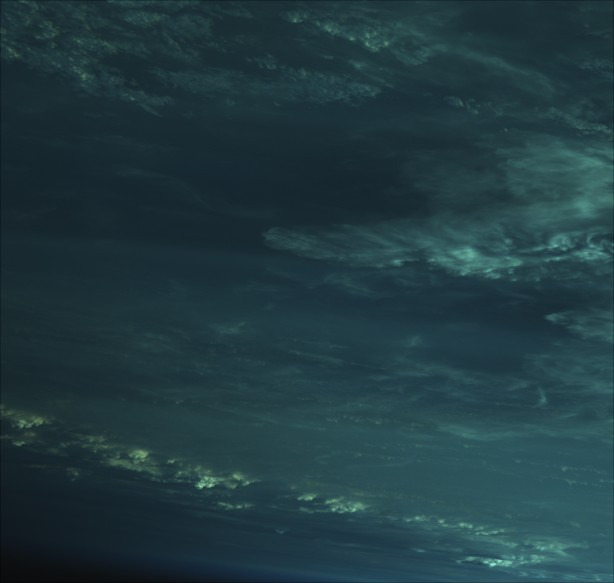
#> input picture results/preliminary/testset/original/img_msec_1536095035794_2_thumbnail.jpeg, 614 x 583 px; its folder holds 4 pictures in this run
$ python plot_histograms.py -i preliminary/testset/original/img_msec_1536095035794_2_thumbnail.jpeg -d out
#> lines starting #> are read from the running program, lines starting #| are printed output that depends on the picture; pictures that were not available may be replaced by others from this repository, and a replacement may not be noted
import os
import argparse
import cv2
import pandas as pd
import numpy as np
import matplotlib.pyplot as plt
import glob
from palettable.colorbrewer.diverging import RdYlBu_5

def plot_grayscale_histogram(original_image, denoised_image, fig_filepath, xlim=(0, 256), color=None, fill=False):
  # Plot the grayscale historgrams of original image + denoised
  plt.figure(figsize=(10, 4))

  def draw_histogram(image, label, xlim, color=None, fill=False):
    image_gray = cv2.cvtColor(image, cv2.COLOR_BGR2GRAY)
    hist = cv2.calcHist([image_gray], [0], None, [256], [0, 256])
    plt.plot(hist, label=label, color=color)
    if fill is True:
      plt.fill_between(np.arange(256), hist.ravel(), color=color, alpha=0.4)
    plt.xlim(xlim)

  # Plot grayscale histogram for the original and denoisd images
  draw_histogram(original_image, "Original", xlim, color, fill)
  draw_histogram(denoised_image, "Denoised", xlim, color, fill)

  plt.xlabel('Pixel Intensity')
  plt.ylabel('Frequency')
  plt.legend()
  plt.savefig(fig_filepath, format="svg")


def plot_rgb_histogram(image, fig_filepath, xlim=(0, 256), ylim=None):
  fig, axes = plt.subplots(3, 1, figsize=(4, 9))
  colors = ('r', 'g', 'b')
  color_names = ('Red', 'Green', 'Blue')

  for i, (col, color_name) in enumerate(zip(colors, color_names)):
    hist = cv2.calcHist([image], [i], None, [256], [0, 256])
    axes[i].plot(hist, color=col)
    axes[i].fill_between(np.arange(256), hist.ravel(), color=col, alpha=0.4)
    axes[i].set_xlim(xlim)
    if ylim:
      axes[i].set_ylim(ylim)
    axes[i].set_title(f'{color_name} Channel ', y=1.0, pad=-14, loc='right')
    axes[i].set_ylabel('Pixel Frequency')
    if i == 2:
      axes[i].set_xlabel('Pixel Intensity')
    plt.tight_layout()
    plt.savefig(fig_filepath, format="svg")


def plot_all_histograms(original_image_path, output_dirpath, xlim=(0, 256)):
  # Check if the path is a directory
#> called with output_dirpath = 'out', xlim = (0, 256)
  if os.path.isdir(original_image_path):
    # List all .jpeg images in the directory that do not contain "noised" or "denoised" in their filename
    image_files = glob.glob(os.path.join(original_image_path, '*.jpeg'))
    image_files = [f for f in image_files if "noised" not in f and "denoised" not in f]

  else:
    # If it's not a directory, use the provided single file
    image_files = [original_image_path]

  for img_path in image_files:
    # Load and resize the original image
    original_image = cv2.imread(img_path)
#> original_image is the input picture: shape (583, 614, 3); mean B, G, R 65, 58.8, 33.1
    original_image = cv2.resize(original_image, (224, 224))
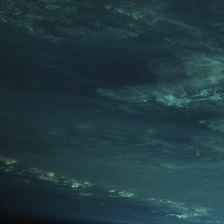
#> original_image: shape (224, 224, 3); mean B, G, R 65, 58.8, 33

    # Load the denoised image
    denoised_image_filepath = img_path.replace('.jpeg', '.denoised.jpeg')
    denoised_image = cv2.imread(denoised_image_filepath)

    # Find maximum y-value across both original and denoise image
    # Use this value as the max y-axis value for both histograms
    max_hist_value = 0
    for image in [original_image, denoised_image]:
      for i in range(3):
        hist = cv2.calcHist([image], [i], None, [xlim[1]], [xlim[0], xlim[1]])
        max_hist_value = max(max_hist_value, hist.max())
#> this loop made 2 passes

    # Construct the file path of the histogram svg files
    original_histogram_filepath = f"{output_dirpath}/{img_path.split('/')[-1].replace('.jpeg', '.histogram.rgb.svg')}"
    denoised_histogram_filepath = f"{output_dirpath}/{denoised_image_filepath.split('/')[-1].replace('.denoised.jpeg', '.histogram.rgb.denoised.svg')}"

    # Plot RGB histograms
    plot_rgb_histogram(original_image, fig_filepath=original_histogram_filepath, xlim=xlim, ylim=(0, max_hist_value))
#> the loop in plot_rgb_histogram, `for i, (col, color_name) in enumerate(zip(colors, color_names)):` made 3 passes
#> pass 1, in plot_rgb_histogram, `plt.savefig(fig_filepath, format="svg")`:
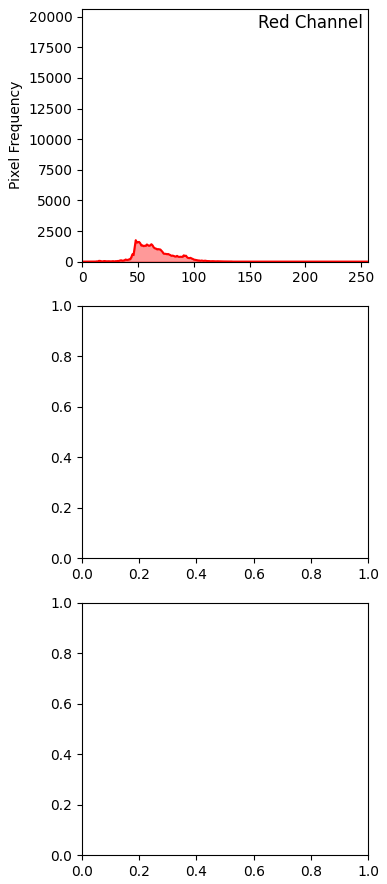
#> figure drawn by matplotlib, 1 panel; curve peaks at x = 48, y = 1751
    plot_rgb_histogram(denoised_image, fig_filepath=denoised_histogram_filepath, xlim=xlim, ylim=(0, max_hist_value))

    # Plot Grayscale histogram
    grayscale_histogram_filepath = f"{output_dirpath}/{img_path.split('/')[-1].replace('.jpeg', '.histogram.grayscale.svg')}"
    plot_grayscale_histogram(original_image, denoised_image, grayscale_histogram_filepath, xlim=xlim)
#> in draw_histogram, `image_gray = cv2.cvtColor(image, cv2.COLOR_BGR2GRAY)`:
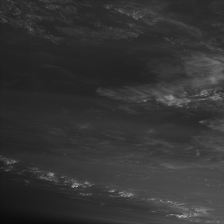
#> image_gray: shape (224, 224); min 9, max 186, mean 51.8
#> in draw_histogram, `hist = cv2.calcHist([image_gray], [0], None, [256], [0, 256])`: hist = 256 values, max 1708 at index 37, min 0 at index 0, mean 196
#> call 2 of draw_histogram, with label = 'Denoised', xlim = (0, 256), fill = False
#> in draw_histogram (call 2), `image_gray = cv2.cvtColor(image, cv2.COLOR_BGR2GRAY)`:
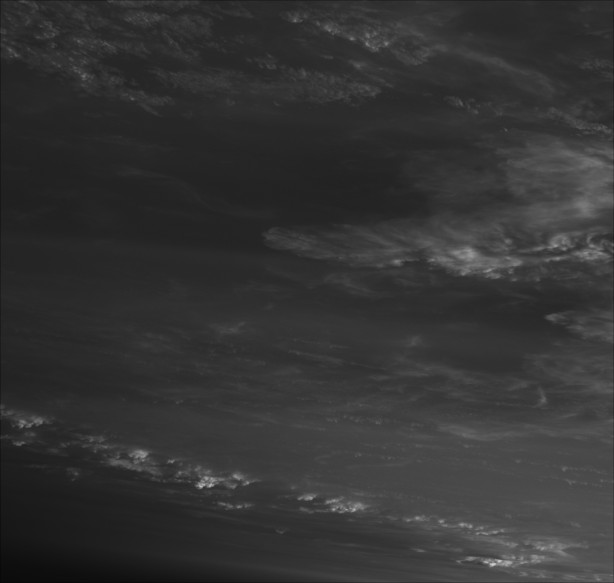
#> image_gray: shape (583, 614); min 6, max 209, mean 51.8
#> in draw_histogram (call 2), `hist = cv2.calcHist([image_gray], [0], None, [256], [0, 256])`: hist = 256 values, max 12208 at index 37, min 0 at index 0, mean 1398.3
#> in plot_grayscale_histogram, `plt.savefig(fig_filepath, format="svg")`:
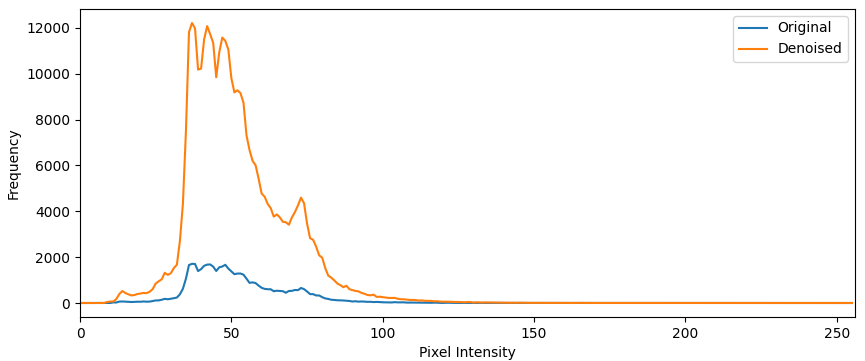
#> figure drawn by matplotlib, 1 panel; curve peaks at x = 37, y = 1708; curve peaks at x = 37, y = 12208

if __name__ == '__main__':
  parser = argparse.ArgumentParser()
  parser.add_argument('--image_original', '-i',  required=True,  type=str, help='The image file or folder path')
  parser.add_argument('--output_dir',     '-d',  required=True,  type=str, help='The output director where the generated histograms will be saved')
  parser.add_argument('--xlim0',          '-x0', required=False, type=int, default=0,   help='The x-axis lower limit')
  parser.add_argument('--xlim1',          '-x1', required=False, type=int, default=256, help='The x-axis upper limit')
  args = parser.parse_args()

  plot_all_histograms(args.image_original, args.output_dir, xlim=(args.xlim0, args.xlim1))
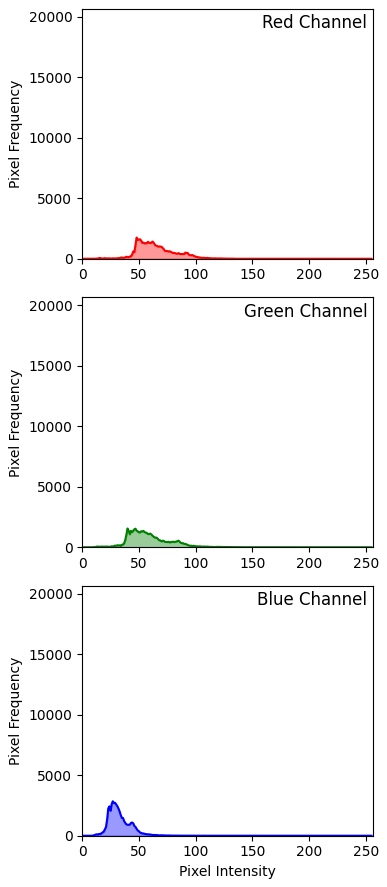
#> figure drawn by matplotlib, 3 panels; panel 1: curve peaks at x = 48, y = 1751; panel 2: curve peaks at x = 40, y = 1551; panel 3: curve peaks at x = 27, y = 2845
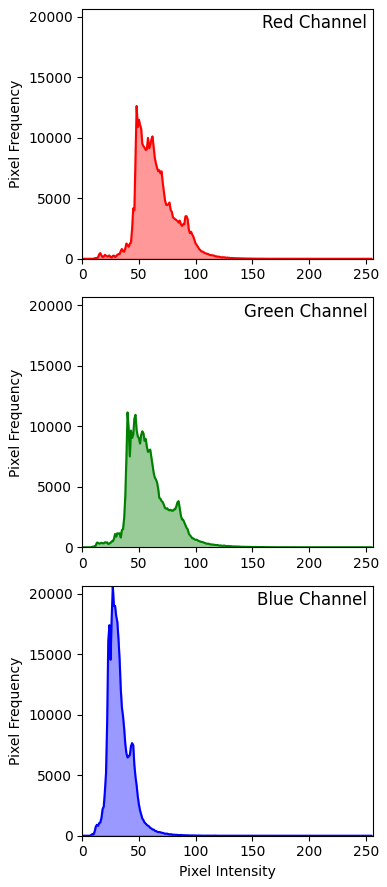
#> figure drawn by matplotlib, 3 panels; panel 1: curve peaks at x = 48, y = 12620; panel 2: curve peaks at x = 40, y = 11139; panel 3: curve peaks at x = 27, y = 20631

$ run again, on results/preliminary/testset/original/img_msec_1597977418041_2_thumbnail.jpeg
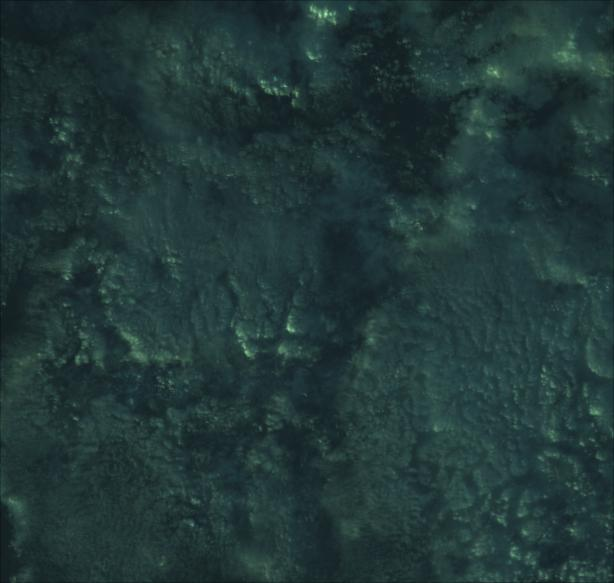
#> input picture results/preliminary/testset/original/img_msec_1597977418041_2_thumbnail.jpeg, 614 x 583 px
#> in plot_all_histograms, original_image is the input picture: shape (583, 614, 3); mean B, G, R 56, 56.1, 33.7
#> original_image: shape (224, 224, 3)
#> the loop in plot_all_histograms, `for image in [original_image, denoised_image]:` made 2 passes
#> in draw_histogram, `image_gray = cv2.cvtColor(image, cv2.COLOR_BGR2GRAY)`:
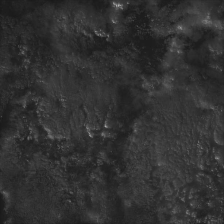
#> image_gray: shape (224, 224); min 25, max 180, mean 49.2
#> hist = 256 values, max 1921 at index 50, min 0 at index 0, mean 196
#> image_gray: shape (583, 614)
#> `plot_all_histograms(args.image_original, args.output_dir, xlim=(args.x..`:
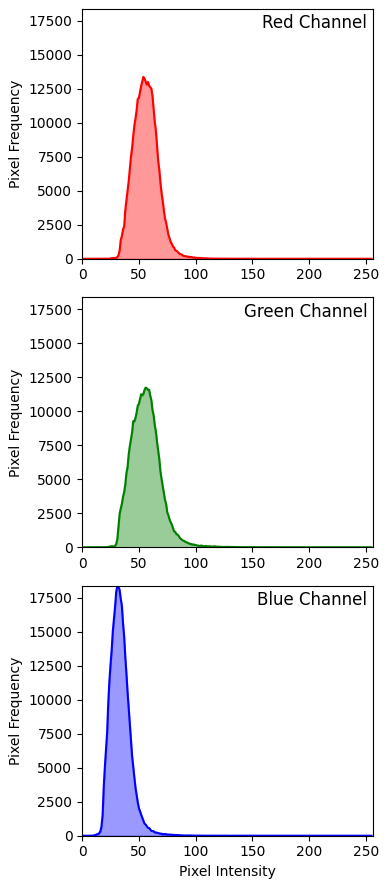
#> figure drawn by matplotlib, 3 panels; panel 1: curve peaks at x = 54, y = 13365; panel 2: curve peaks at x = 56, y = 11736; panel 3: curve peaks at x = 31, y = 18354

$ run again, on results/preliminary/testset/original/img_msec_1598399412981_2_thumbnail.jpeg
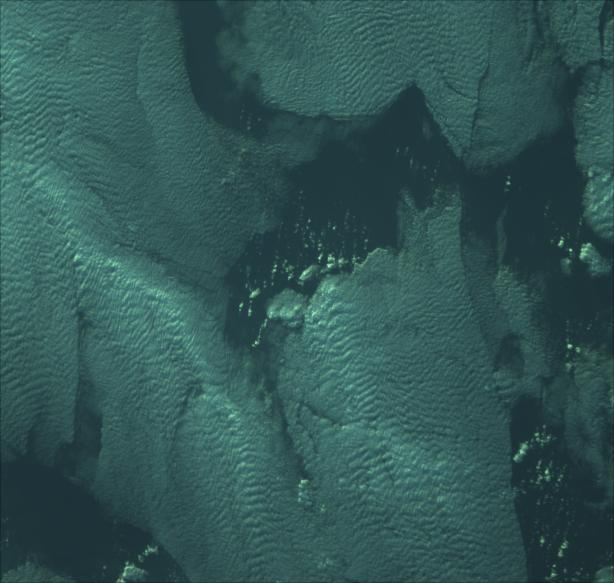
#> input picture results/preliminary/testset/original/img_msec_1598399412981_2_thumbnail.jpeg, 614 x 583 px
#> in plot_all_histograms, original_image is the input picture: shape (583, 614, 3); mean B, G, R 85.2, 85.9, 49.6
#> original_image: shape (224, 224, 3)
#> the loop in plot_all_histograms, `for image in [original_image, denoised_image]:` made 2 passes
#> hist = 256 values, max 1341 at index 45, min 0 at index 0, mean 196
#> in draw_histogram (call 2), `image_gray = cv2.cvtColor(image, cv2.COLOR_BGR2GRAY)`:
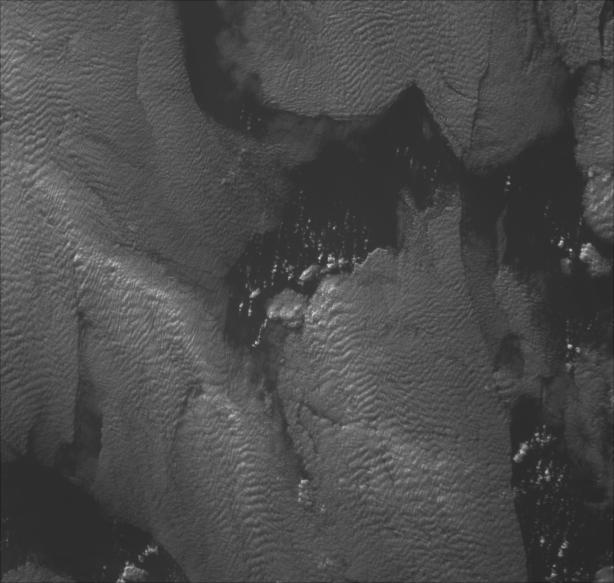
#> image_gray: shape (583, 614); min 30, max 219, mean 74.9
#> hist = 256 values, max 9567 at index 45, min 0 at index 0, mean 1398.3
#> `plot_all_histograms(args.image_original, args.output_dir, xlim=(args.x..`:
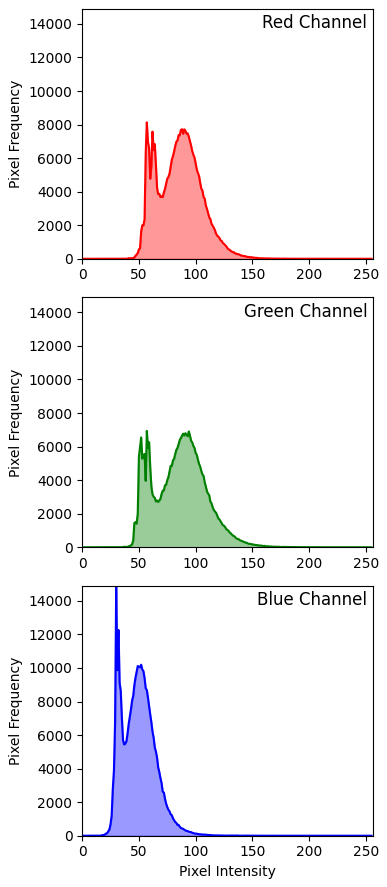
#> figure drawn by matplotlib, 3 panels; panel 1: curve peaks at x = 57, y = 8130; panel 2: curve peaks at x = 57, y = 6933; panel 3: curve peaks at x = 30, y = 14889

$ run again, on results/preliminary/testset/original/img_msec_1598399450660_2_thumbnail.jpeg
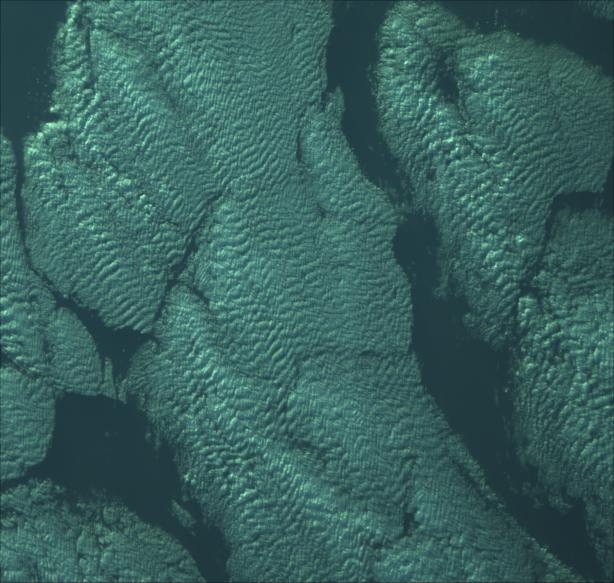
#> input picture results/preliminary/testset/original/img_msec_1598399450660_2_thumbnail.jpeg, 614 x 583 px
#> in plot_all_histograms, original_image is the input picture: shape (583, 614, 3); mean B, G, R 94.7, 97.4, 56.2
#> original_image: shape (224, 224, 3)
#> the loop in plot_all_histograms, `for image in [original_image, denoised_image]:` made 2 passes
#> hist = 256 values, max 1809 at index 52, min 0 at index 0, mean 196
#> image_gray: shape (583, 614)
#> `plot_all_histograms(args.image_original, args.output_dir, xlim=(args.x..`:
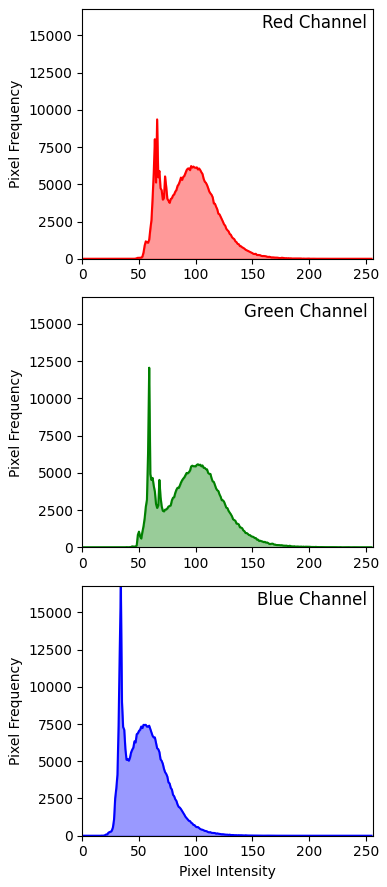
#> figure drawn by matplotlib, 3 panels; panel 1: curve peaks at x = 66, y = 9358; panel 2: curve peaks at x = 59, y = 12055; panel 3: curve peaks at x = 34, y = 16771
